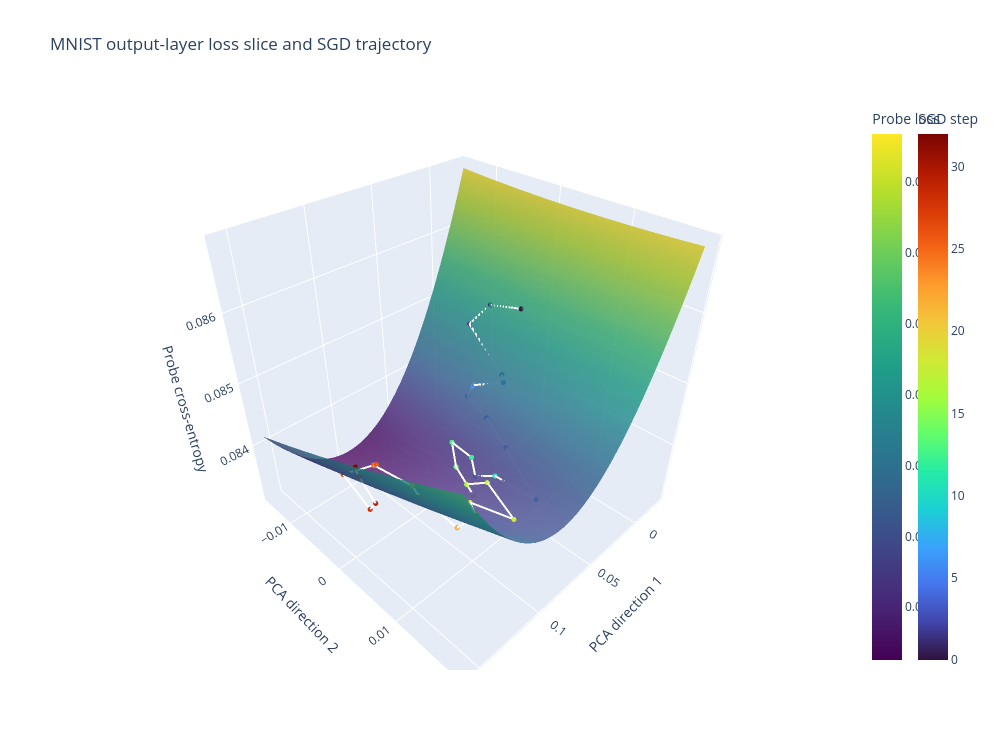

The code cell stored with this chart in its notebook:
### Markdown cell above
## Plot the surface and SGD trajectory

The line shows each recorded SGD state projected into the two plotted directions.
Because the plotted space is a projection, any components outside the plane are not shown.

### Code cell
fig = go.Figure()

fig.add_trace(
    go.Surface(
        x=X_grid,
        y=Y_grid,
        z=Z_grid,
        colorscale="Viridis",
        opacity=0.82,
        colorbar=dict(title="Probe loss"),
        name="Loss surface",
    )
)

fig.add_trace(
    go.Scatter3d(
        x=trajectory_coordinates[:, 0],
        y=trajectory_coordinates[:, 1],
        z=trajectory_probe_losses,
        mode="lines+markers",
        marker=dict(
            size=3,
            color=np.arange(len(trajectory_probe_losses)),
            colorscale="Turbo",
            colorbar=dict(title="SGD step", x=1.08),
        ),
        line=dict(color="white", width=4),
        name="Projected SGD trajectory",
    )
)

fig.update_layout(
    title="MNIST output-layer loss slice and SGD trajectory",
    scene=dict(
        xaxis_title="PCA direction 1",
        yaxis_title="PCA direction 2",
        zaxis_title="Probe cross-entropy",
    ),
    width=1000,
    height=750,
)
fig.show()

### Figure 1 — Plotly figure (JSON) as saved in the notebook; plotly's stock layout.template omitted (floating-point values rounded to 4 significant figures; data arrays with more than 128 entries replaced by an {"elided": "..."} marker saying what was removed)
{"data": [{"colorbar": {"title": {"text": "Probe loss"}}, "colorscale": [[0, "#440154"], [0.1111, "#482878"], [0.2222, "#3e4989"], [0.3333, "#31688e"], [0.4444, "#26828e"], [0.5556, "#1f9e89"], [0.6667, "#35b779"], [0.7778, "#6ece58"], [0.8889, "#b5de2b"], [1, "#fde725"]], "name": "Loss surface", "opacity": 0.82, "type": "surface", "x": {"elided": "31x31 float values"}, "y": {"elided": "31x31 float values"}, "z": {"elided": "31x31 float values"}}, {"line": {"color": "white", "width": 4}, "marker": {"color": [0, 1, 2, 3, 4, 5, 6, 7, 8, 9, 10, 11, 12, 13, 14, 15, 16, 17, 18, 19, 20, 21, 22, 23, 24, 25, 26, 27, 28, 29, 30, 31, 32], "colorbar": {"title": {"text": "SGD step"}, "x": 1.08}, "colorscale": [[0, "#30123b"], [0.07143, "#4145ab"], [0.1429, "#4675ed"], [0.2143, "#39a2fc"], [0.2857, "#1bcfd4"], [0.3571, "#24eca6"], [0.4286, "#61fc6c"], [0.5, "#a4fc3b"], [0.5714, "#d1e834"], [0.6429, "#f3c63a"], [0.7143, "#fe9b2d"], [0.7857, "#f36315"], [0.8571, "#d93806"], [0.9286, "#b11901"], [1, "#7a0402"]], "size": 3}, "mode": "lines+markers", "name": "Projected SGD trajectory", "type": "scatter3d", "x": [0.0, 0.001291, 0.009799, 0.01881, 0.02084, 0.02926, 0.03052, 0.03708, 0.04644, 0.05623, 0.06549, 0.06719, 0.07007, 0.07184, 0.07576, 0.07955, 0.07984, 0.0825, 0.08957, 0.09035, 0.09634, 0.09606, 0.09688, 0.1035, 0.1073, 0.1108, 0.11, 0.1179, 0.1263, 0.1272, 0.1309, 0.1278, 0.128], "y": [0.0, -0.004874, -0.007027, 0.000332, 0.0009469, -0.002678, -0.003549, 0.0009587, 0.005894, 0.01237, 0.007369, 0.004503, 0.004345, 0.001405, 0.002807, 0.00641, 0.005357, 0.009057, 0.01424, 0.007799, 0.009797, 0.009809, 0.00691, 0.001737, 0.001465, -0.004878, -0.004532, -0.0099, -0.002474, -0.0009398, -0.002735, -0.004202, -0.004096], "z": [0.08545, 0.08531, 0.08498, 0.08459, 0.08451, 0.08435, 0.08413, 0.08408, 0.08398, 0.08366, 0.08384, 0.08364, 0.084, 0.08408, 0.0838, 0.08361, 0.08373, 0.08407, 0.08396, 0.08375, 0.08378, 0.08374, 0.08332, 0.08358, 0.08379, 0.08375, 0.08377, 0.08331, 0.08334, 0.08358, 0.08397, 0.08394, 0.084]}], "layout": {"height": 750, "scene": {"xaxis": {"title": {"text": "PCA direction 1"}}, "yaxis": {"title": {"text": "PCA direction 2"}}, "zaxis": {"title": {"text": "Probe cross-entropy"}}}, "title": {"text": "MNIST output-layer loss slice and SGD trajectory"}, "width": 1000}}
